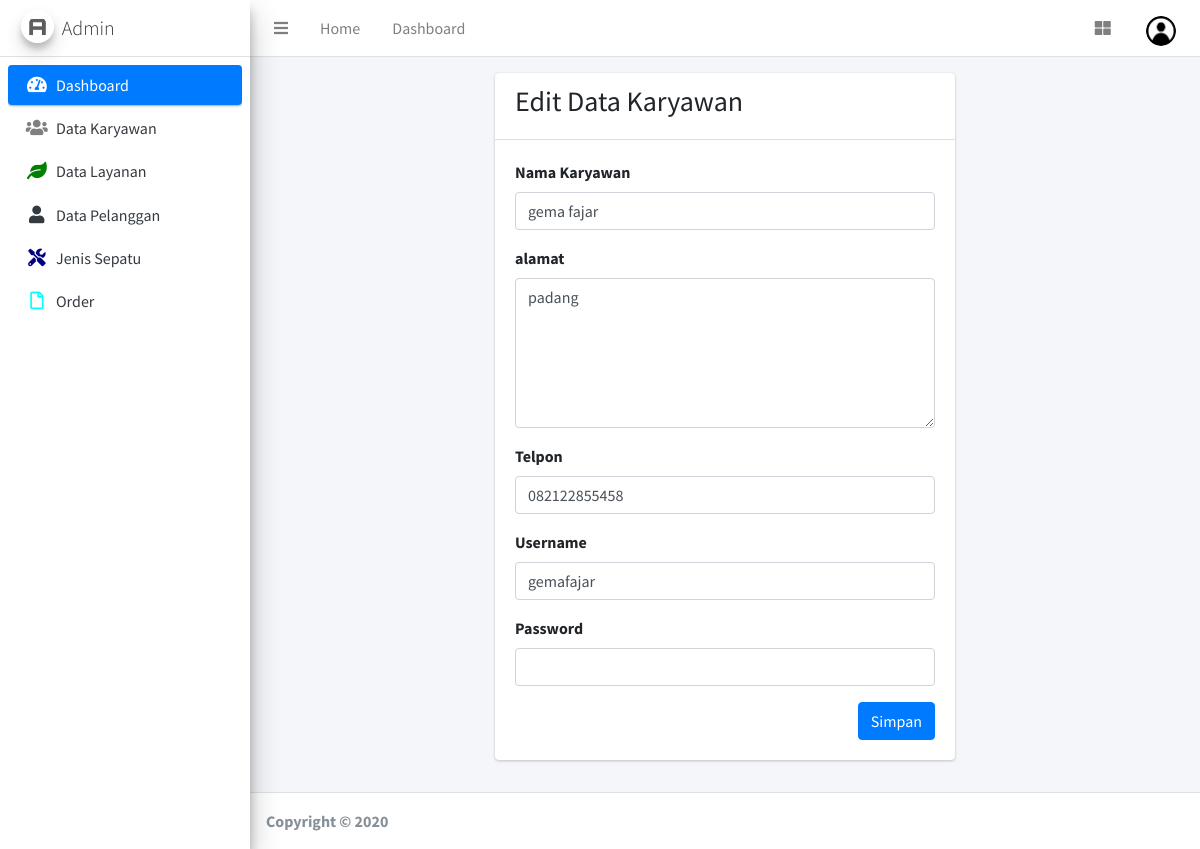
Page /admin/halaman.php?page=view/edit_karyawan&id=3 (signed in) on the committed database.
### tables this page shows
CREATE TABLE `karyawan` (
  `id` int(11) NOT NULL,
  `nama` varchar(50) NOT NULL,
  `jk` varchar(10) NOT NULL,
  `alamat` varchar(50) NOT NULL,
  `telp` varchar(14) NOT NULL,
  `username` varchar(191) NOT NULL,
  `password` varchar(191) NOT NULL
);

### admin/view/edit_karyawan.php (the view, shortened to what this page needs)
<?php
$id = $_GET['id'];
$data = $koneksi->query("SELECT * FROM karyawan WHERE id='$id'");
$a = $data->fetch_assoc(); ?>
<div class="row py-3">
	<div class="col-md-3"></div>
	<div class="col-md-6">
		<div class="card">
		<div class="card-header">
			<h3>Edit Data Karyawan</h3>
		</div>
		<div class="card-body">
			<form action="?page=view/update_karyawan" method="POST">
				<div class="form-group">
					<label>Nama Karyawan</label>
					<input type="text" name="nama" class="form-control" value="<?= $a['nama'] ?>">
				</div>
				<div class="form-group">
					<label>alamat</label>
					<textarea class="form-control" name="alamat" style="height: 150px"><?= $a['alamat'] ?></textarea>
				</div>
				<div class="form-group">
					<label>Telpon</label>
					<input type="number" name="telpon" class="form-control" value="<?= $a['telp'] ?>">
				</div>
				<div class="form-group">
					<label>Username</label>
					<input type="text" name="username" class="form-control" value="<?= $a['username'] ?>">
				</div>
				<div class="form-group">
					<label>Password</label>
					<input type="password" name="password" class="form-control" value="">
				</div>
				<div align="right">
					<input type="submit" name="karyawan" class="btn btn-primary" value="Simpan">
				</div>
			</form>
		</div>
	</div>
	</div>
</div>

### rows in the picture
karyawan: nama "gema fajar", alamat "padang", telpon "082122855458", username "gemafajar"

### other values in the picture
$_SESSION['level'] "Admin"
